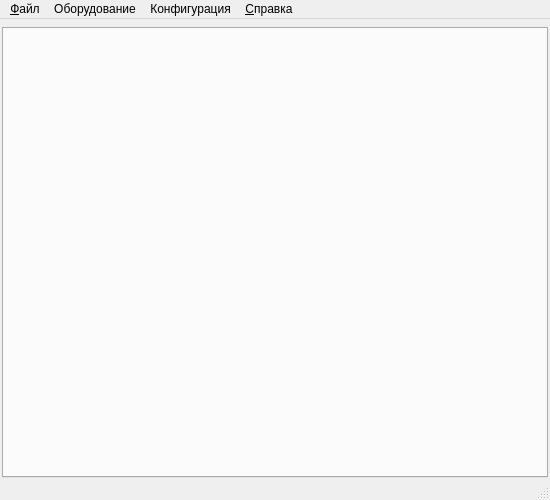
<?xml version="1.0" encoding="UTF-8"?>
<ui version="4.0">
 <class>MainWindow</class>
 <widget class="QMainWindow" name="MainWindow">
  <property name="geometry">
   <rect>
    <x>0</x>
    <y>0</y>
    <width>550</width>
    <height>500</height>
   </rect>
  </property>
  <property name="minimumSize">
   <size>
    <width>550</width>
    <height>500</height>
   </size>
  </property>
  <property name="contextMenuPolicy">
   <enum>Qt::DefaultContextMenu</enum>
  </property>
  <property name="windowTitle">
   <string>Access Manager</string>
  </property>
  <property name="windowIcon">
   <iconset resource="../resource.qrc">
    <normaloff>:/icons/appicon</normaloff>:/icons/appicon</iconset>
  </property>
  <property name="unifiedTitleAndToolBarOnMac">
   <bool>false</bool>
  </property>
  <widget class="QWidget" name="centralWidget">
   <layout class="QVBoxLayout" name="verticalLayout_4">
    <property name="leftMargin">
     <number>2</number>
    </property>
    <property name="topMargin">
     <number>2</number>
    </property>
    <property name="rightMargin">
     <number>2</number>
    </property>
    <property name="bottomMargin">
     <number>0</number>
    </property>
    <item>
     <widget class="ImprovedMessageWidget" name="messageWidget"/>
    </item>
    <item>
     <widget class="QTabWidget" name="tabWidget">
      <property name="tabPosition">
       <enum>QTabWidget::North</enum>
      </property>
      <property name="tabShape">
       <enum>QTabWidget::Rounded</enum>
      </property>
      <property name="currentIndex">
       <number>-1</number>
      </property>
      <property name="usesScrollButtons">
       <bool>true</bool>
      </property>
      <property name="documentMode">
       <bool>false</bool>
      </property>
      <property name="tabsClosable">
       <bool>true</bool>
      </property>
     </widget>
    </item>
   </layout>
  </widget>
  <widget class="QMenuBar" name="menuBar">
   <property name="geometry">
    <rect>
     <x>0</x>
     <y>0</y>
     <width>550</width>
     <height>20</height>
    </rect>
   </property>
   <widget class="QMenu" name="menuFile">
    <property name="title">
     <string>&amp;Файл</string>
    </property>
    <addaction name="loadDeviceListAction"/>
    <addaction name="saveDeviceListAction"/>
    <addaction name="separator"/>
    <addaction name="exitAction"/>
   </widget>
   <widget class="QMenu" name="menuConfiguration">
    <property name="title">
     <string>Оборудование</string>
    </property>
    <widget class="QMenu" name="menuBatchUpdate">
     <property name="title">
      <string>Пакетное обновление</string>
     </property>
     <addaction name="updateAllDslamBoardsInfoAction"/>
     <addaction name="updateVlanAllSwitchAction"/>
     <addaction name="updateAllProfileOltInfoAction"/>
     <addaction name="separator"/>
     <addaction name="updateInfoAllDevicesAction"/>
    </widget>
    <addaction name="currentTabAction"/>
    <addaction name="separator"/>
    <addaction name="updateServiceDataAction"/>
    <addaction name="separator"/>
    <addaction name="menuBatchUpdate"/>
   </widget>
   <widget class="QMenu" name="menuHelp">
    <property name="title">
     <string>&amp;Справка</string>
    </property>
    <addaction name="aboutAction"/>
   </widget>
   <widget class="QMenu" name="menu_2">
    <property name="title">
     <string>Конфигурация</string>
    </property>
    <addaction name="settingsAction"/>
   </widget>
   <addaction name="menuFile"/>
   <addaction name="menuConfiguration"/>
   <addaction name="menu_2"/>
   <addaction name="menuHelp"/>
  </widget>
  <widget class="QStatusBar" name="statusBar"/>
  <action name="aboutAction">
   <property name="text">
    <string>О программе...</string>
   </property>
  </action>
  <action name="settingsAction">
   <property name="icon">
    <iconset>
     <normalon>:/images/configure.png</normalon>
    </iconset>
   </property>
   <property name="text">
    <string>Настройки...</string>
   </property>
  </action>
  <action name="loadDeviceListAction">
   <property name="text">
    <string>Загрузить список устройств</string>
   </property>
  </action>
  <action name="saveDeviceListAction">
   <property name="text">
    <string>Сохранить список устройств</string>
   </property>
  </action>
  <action name="exitAction">
   <property name="text">
    <string>Выход</string>
   </property>
  </action>
  <action name="updateAllDslamBoardsInfoAction">
   <property name="text">
    <string>Досок на дсламах...</string>
   </property>
   <property name="toolTip">
    <string>Обновить информацию о досках на всех dslam'ах...</string>
   </property>
  </action>
  <action name="updateVlanAllSwitchAction">
   <property name="text">
    <string>Вланов на коммутаторах...</string>
   </property>
   <property name="toolTip">
    <string>Обновить информацию о вланах на всех коммутаторах...</string>
   </property>
  </action>
  <action name="updateInfoAllDevicesAction">
   <property name="text">
    <string>Информации на всех устройствах...</string>
   </property>
  </action>
  <action name="updateAllProfileOltInfoAction">
   <property name="text">
    <string>Профилей на олт...</string>
   </property>
  </action>
  <action name="updateServiceDataAction">
   <property name="text">
    <string>Обновить информацию об устройстве</string>
   </property>
  </action>
  <action name="currentTabAction">
   <property name="text">
    <string>Текущая вкладка</string>
   </property>
  </action>
 </widget>
 <layoutdefault spacing="6" margin="11"/>
 <customwidgets>
  <customwidget>
   <class>ImprovedMessageWidget</class>
   <extends>QFrame</extends>
   <header>improvedwidgets/improvedmessagewidget.h</header>
  </customwidget>
 </customwidgets>
 <resources>
  <include location="../resource.qrc"/>
 </resources>
 <connections/>
</ui>
